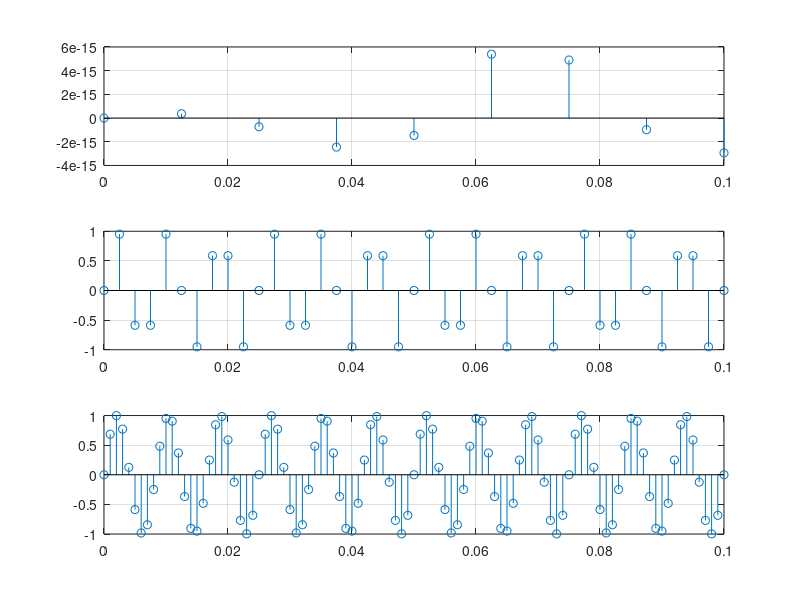

This chart was generated by the following MATLAB code:
%% clear
clc
clear all
close all

%% declare and compute
rates = [80, 400, 1000];
n{1} = [];
x{1} = [];
for i = 1:3
    n{i} = 0:1/rates(i):0.1;
    x{i} = sin(240*pi*n{i});
end

%% plot
for i = 1:3
    subplot(3,1,i);
    stem(n{i},x{i});
    grid on;
end